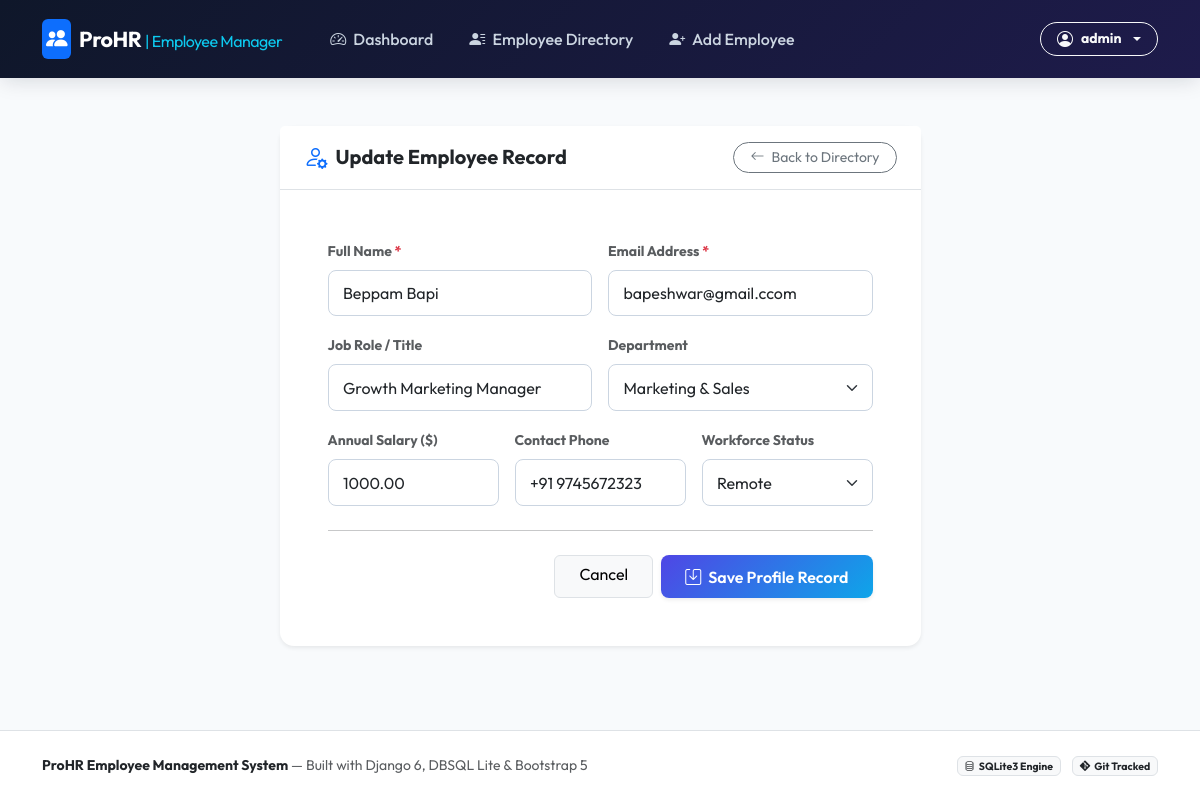
Screenshot of /employee/update/5/ (signed in) with the database file from the repository.
### employee/models.py (models this page shows, shortened)
class Employee(models.Model):
    STATUS_CHOICES = [
        ('Active', 'Active'),
        ('On Leave', 'On Leave'),
        ('Remote', 'Remote'),
    ]
    objects = models.Manager()
    name = models.CharField(max_length=100, verbose_name="Full Name")
    email = models.EmailField(unique=True, verbose_name="Email Address")
    role = models.CharField(max_length=100, default="Software Engineer", verbose_name="Job Role")
    department = models.CharField(max_length=50, default="General", verbose_name="Department")
    salary = models.DecimalField(max_digits=10, decimal_places=2, default=50000.00, verbose_name="Salary")
    phone = models.CharField(max_length=20, default="+1 555-0100", verbose_name="Phone Number")
    status = models.CharField(max_length=20, choices=STATUS_CHOICES, default='Active', verbose_name="Status")
    created_at = models.DateTimeField(auto_now_add=True)
    class Meta:
        ordering = ['-created_at']
        verbose_name = "Employee"
        verbose_name_plural = "Employees"

### employee/views.py (the view)
# urls.py: path('update/<int:pk>/', views.employee_update, name='update'),
@login_required
def employee_update(request, pk):
    emp = get_object_or_404(Employee, pk=pk)
    if request.method == 'POST':
        form = EmployeeForm(request.POST, instance=emp)
        if form.is_valid():
            form.save()
            messages.success(request, f"Employee {emp.name} updated successfully!")
            return redirect('employee:list')
        else:
            messages.error(request, "Failed to update employee. Please check the form data.")
    else:
        form = EmployeeForm(instance=emp)
    return render(request, 'employee/form.html', {'form': form, 'employee': emp, 'action': 'Update'})

### employee/templates/employee/form.html (shortened to what this page needs)
{% extends 'employee/base.html' %}
{% block content %}
<div class="row justify-content-center py-4">
    <div class="col-lg-8 col-xl-7">
        <div class="card border-0 shadow-sm">
            <div class="card-header bg-white py-3 px-4 border-bottom d-flex justify-content-between align-items-center">
                <h5 class="mb-0 fw-bold text-dark d-flex align-items-center gap-2">
                    <i class="bi bi-person-gear text-primary fs-4"></i> {{ action }} Employee Record
                </h5>
                <a href="{% url 'employee:list' %}" class="btn btn-sm btn-outline-secondary rounded-pill px-3">
                    <i class="bi bi-arrow-left me-1"></i> Back to Directory
                </a>
            </div>
            <div class="card-body p-4 p-md-5">
                <form method="POST">
                    <div class="row g-3 mb-3">
                        <div class="col-md-6">
                            <label class="form-label small fw-bold text-muted">Full Name <span class="text-danger">*</span></label>
                            {{ form.name }}
                        </div>
                        <div class="col-md-6">
                            <label class="form-label small fw-bold text-muted">Email Address <span class="text-danger">*</span></label>
                            {{ form.email }}
                        </div>
                    </div>
                    <div class="row g-3 mb-3">
                        <div class="col-md-6">
                            <label class="form-label small fw-bold text-muted">Job Role / Title</label>
                            {{ form.role }}
                        </div>
                        <div class="col-md-6">
                            <label class="form-label small fw-bold text-muted">Department</label>
                            {{ form.department }}
                        </div>
                    </div>
                    <div class="row g-3 mb-4">
                        <div class="col-md-4">
                            <label class="form-label small fw-bold text-muted">Annual Salary ($)</label>
                            {{ form.salary }}
                        </div>
                        <div class="col-md-4">
                            <label class="form-label small fw-bold text-muted">Contact Phone</label>
                            {{ form.phone }}
                        </div>
                        <div class="col-md-4">
                            <label class="form-label small fw-bold text-muted">Workforce Status</label>
                            {{ form.status }}
                        </div>
                    </div>
                    <hr class="my-4">
                    <div class="d-flex justify-content-end gap-2">
                        <a href="{% url 'employee:list' %}" class="btn btn-light border px-4">Cancel</a>
                        <button type="submit" class="btn btn-primary-custom px-4 shadow-sm">
                            <i class="bi bi-save me-1"></i> Save Profile Record
                        </button>
                    </div>
                </form>
            </div>
        </div>
    </div>
</div>
{% endblock %}

### employee/templates/employee/base.html (shortened to what this page needs)
{% load static %}
<!DOCTYPE html>
<html lang="en">
<head>
    <link rel="stylesheet" href="https://cdn.jsdelivr.net/npm/bootstrap@5.3.2/dist/css/bootstrap.min.css">
    <link rel="stylesheet" href="https://cdn.jsdelivr.net/npm/bootstrap-icons@1.11.1/font/bootstrap-icons.css">
    <link rel="stylesheet" href="{% static 'css/style.css' %}">
</head>
<body>
    <nav class="navbar navbar-expand-lg navbar-dark navbar-custom mb-4 sticky-top">
        <div class="container">
            <a class="navbar-brand d-flex align-items-center gap-2" href="{% url 'employee:dashboard' %}">
                <span class="p-1 bg-primary rounded-2 d-inline-flex"><i class="bi bi-people-fill text-white"></i></span>
                <span>ProHR <small class="text-info fw-normal fs-6">| Employee Manager</small></span>
            </a>
            <div class="collapse navbar-collapse" id="navbarMain">
                <ul class="navbar-nav me-auto mb-2 mb-lg-0 ms-lg-3 gap-1">
                    <li class="nav-item">
                        <a class="nav-link {% if request.resolver_match.url_name == 'dashboard' %}active{% endif %}" href="{% url 'employee:dashboard' %}">
                            <i class="bi bi-speedometer2 me-1"></i> Dashboard
                        </a>
                    </li>
                    <li class="nav-item">
                        <a class="nav-link {% if request.resolver_match.url_name == 'list' %}active{% endif %}" href="{% url 'employee:list' %}">
                            <i class="bi bi-person-lines-fill me-1"></i> Employee Directory
                        </a>
                    </li>
                    <li class="nav-item">
                        <a class="nav-link {% if request.resolver_match.url_name == 'create' %}active{% endif %}" href="{% url 'employee:create' %}">
                            <i class="bi bi-person-plus-fill me-1"></i> Add Employee
                        </a>
                    </li>
                </ul>
                <div class="d-flex align-items-center gap-2">
                    {% if user.is_authenticated %}
                        <div class="dropdown">
                            <a class="btn btn-outline-light btn-sm dropdown-toggle d-flex align-items-center gap-2 rounded-pill px-3" href="#" role="button" data-bs-toggle="dropdown">
                                <i class="bi bi-person-circle fs-6"></i>
                                <strong>{{ user.username }}</strong>
                            </a>
                        </div>
                    {% endif %}
                </div>
            </div>
        </div>
    </nav>
    <main class="container flex-grow-1 pb-5">
        {% block content %}
        {% endblock %}
    </main>
    <footer class="bg-white border-top py-4 mt-auto">
        <div class="container d-flex flex-column flex-md-row justify-content-between align-items-center small text-muted">
            <div class="mb-2 mb-md-0">
                <strong class="text-dark">ProHR Employee Management System</strong> — Built with Django 6, DBSQL Lite & Bootstrap 5
            </div>
            <div>
                <span class="badge bg-light text-dark border me-2"><i class="bi bi-database me-1"></i>SQLite3 Engine</span>
                <span class="badge bg-light text-dark border"><i class="bi bi-git me-1"></i>Git Tracked</span>
            </div>
        </div>
    </footer>
</body>
</html>

### employee/static/css/style.css (style rules this page uses)
:root { --primary-color: #4f46e5; --primary-hover: #4338ca; --secondary-color: #0ea5e9; --dark-bg: #0f172a; --card-bg: #ffffff; --body-bg: #f8fafc; --text-main: #1e293b; --text-muted: #64748b; --border-color: #e2e8f0; }
body { font-family: 'Outfit', -apple-system, BlinkMacSystemFont, "Segoe UI", Roboto, sans-serif !important; background-color: var(--body-bg) !important; color: var(--text-main); min-height: 100vh; display: flex; flex-direction: column; }
.navbar-custom { background: linear-gradient(135deg, #0f172a 0%, #1e1b4b 100%) !important; box-shadow: 0 4px 20px -2px rgba(15, 23, 42, 0.15); padding: 0.85rem 0; }
.navbar-custom .navbar-brand { font-weight: 700; letter-spacing: -0.5px; font-size: 1.35rem; color: #fff; }
.navbar-custom .nav-link { color: #cbd5e1 !important; font-weight: 500; transition: all 0.2s ease; padding: 0.5rem 1rem !important; border-radius: 6px; }
.card { background: var(--card-bg); border: 1px solid var(--border-color); border-radius: 14px; box-shadow: 0 4px 6px -1px rgba(0, 0, 0, 0.03), 0 2px 4px -1px rgba(0, 0, 0, 0.02); transition: transform 0.25s cubic-bezier(0.4, 0, 0.2, 1), box-shadow 0.25s cubic-bezier(0.4, 0, 0.2, 1); }
.btn-primary-custom { background: linear-gradient(135deg, var(--primary-color), var(--secondary-color)); border: none; color: white; font-weight: 600; padding: 0.6rem 1.25rem; border-radius: 8px; transition: all 0.2s; }
.form-control, .form-select { border-radius: 8px; padding: 0.65rem 0.9rem; border: 1px solid #cbd5e1; }

### rows the page displays
Employee: name "Beppam Bapi", email "bapeshwar@gmail.ccom", role "Growth Marketing Manager", department "Marketing & Sales", salary "1000.00", phone "+91 9745672323", status "Remote"

### other values shown
{{ user.username }} "admin"
{{ action }} "Update"
